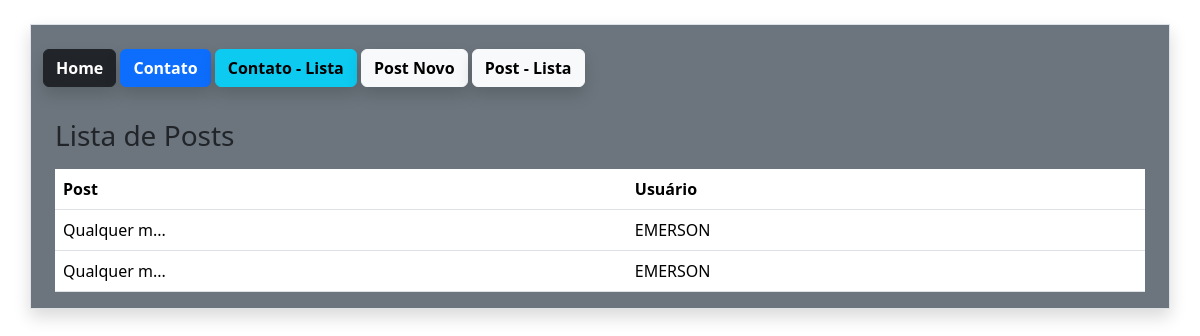
Screenshot of /post/lista/ (signed in) with the database file from the repository.
### estudo/models.py (models this page shows)
class Post(db.Model):
    id = db.Column(db.Integer, primary_key=True)
    data_criacao = db.Column(db.DateTime, default=datetime.utcnow())
    mensagem = db.Column(db.String, nullable=True)
    user_id = db.Column(db.Integer, db.ForeignKey('user.id'), nullable=True)
    def msg_resumo(self):
        return f"{self.mensagem[:10]}..."

class User(db.Model, UserMixin):
    id = db.Column(db.Integer, primary_key=True)
    nome = db.Column(db.String, nullable=True)
    email = db.Column(db.String, nullable=True)
    sobrenome = db.Column(db.String, nullable=True)
    senha = db.Column(db.String, nullable=True)
    posts = db.relationship('Post', backref='user', lazy=True)

### estudo/views.py (the view)
@app.route('/post/lista/')
def PostLista():
    posts=Post.query.all()
    print(current_user.posts)
    return render_template('post_lista.html',posts=posts)

### estudo/models.py (called while the page is built)
@login_manager.user_loader
def load_user(user_id):
    return User.query.get(user_id)

### estudo/templates/post_lista.html (shortened to what this page needs)
{% extends 'base.html' %}
{% block content%}
{% include "nav.html" %}
<body>
    <div class="container mt-4">
        <div class="row mt-4">
            <h3>Lista de Posts</h3>
            <div class="col-12 mt-2">
                <table class="table">
                    <thead>
                        <tr>
                            <th><b>Post</b></th>
                            <th><b>Usuário</b></th>
                            <th><b></b></th>
                        </tr>
                    </thead>
                    <tbody>
                        {% for linha in posts %}
                        <tr>
                            <td>{{linha.msg_resumo()}}</td>
                            <td>{{linha.user.nome}}</td>
                            <td></td>
                        </tr>
                        {% endfor %}
                    </tbody>
                </table>
            </div>
        </div>
{% endblock %}

### rows the page displays
Post: msg_resumo "Qualquer m...", user.nome "EMERSON"
Post: msg_resumo "Qualquer m...", user.nome "EMERSON"
